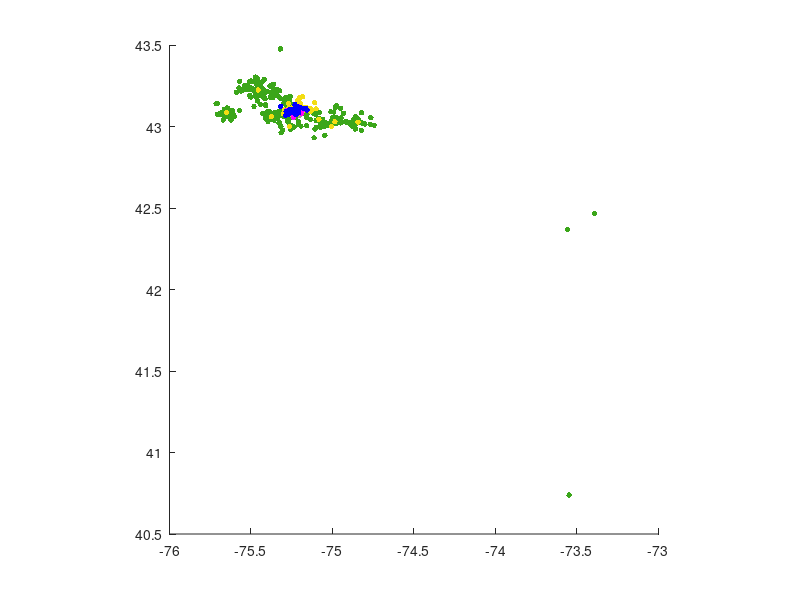

This chart was generated by the following MATLAB code:
data = load('Ut_households.txt');
scatter(data(:,3), data(:,2), 16, [0.6, 0.6, 0.6], 'filled')
daspect([1 1 1])
hold on

data = load('Ut_hospitals.txt');
scatter(data(:,3), data(:,2), 16, [1.0, 0, 0], 'filled')
daspect([1 1 1])
hold on

load('leisure');
scatter(data(:,3), data(:,2), 16, [59/255, 166/255, 26/255], 'filled')
daspect([1 1 1])
hold on

load('workplaces');
scatter(data(:,3), data(:,2), 16, [243/255, 221/255, 18/255], 'filled')
daspect([1 1 1])

data = load('Ut_retirement_homes.txt');
scatter(data(:,3), data(:,2), 16, 'm', 'filled')
daspect([1 1 1])

load('schools');
scatter(data(:,3), data(:,2), 16, [0, 0, 1], 'filled')
daspect([1 1 1])